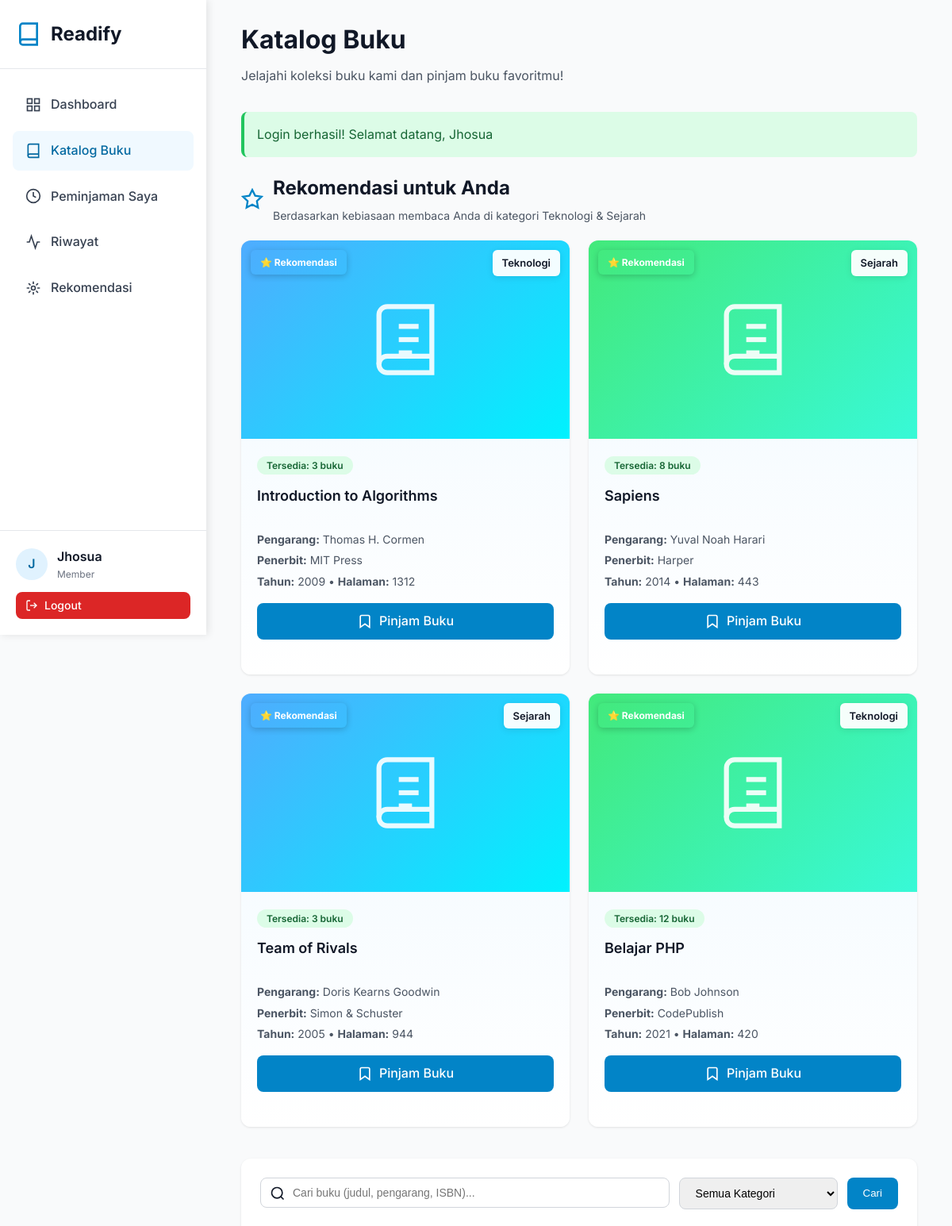
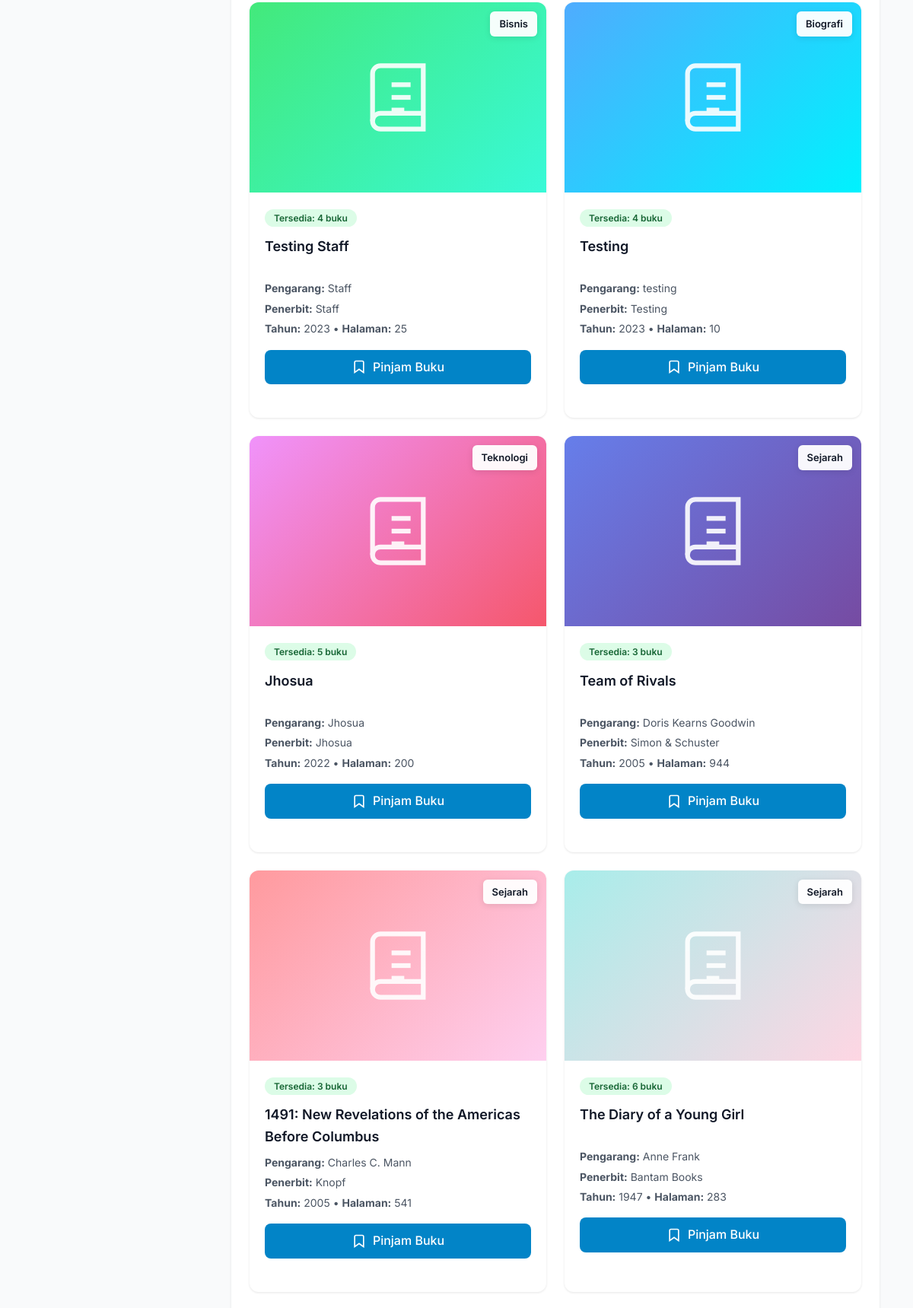
Screenshot of /pages/member/books.php (signed in, upper part) with the database file from the repository (2 pictures, top to bottom).
### tables this page shows
CREATE TABLE `users` (
  `id` int NOT NULL AUTO_INCREMENT,
  `name` varchar(100) NOT NULL,
  `email` varchar(100) NOT NULL,
  `phone` varchar(20) DEFAULT NULL,
  `password` varchar(255) NOT NULL,
  `role` enum('admin','staff','member') DEFAULT 'member',
  `created_at` timestamp NULL DEFAULT CURRENT_TIMESTAMP,
  `updated_at` timestamp NULL DEFAULT CURRENT_TIMESTAMP ON UPDATE CURRENT_TIMESTAMP,
  PRIMARY KEY (`id`),
  UNIQUE KEY `email` (`email`)
);

CREATE TABLE `books` (
  `id` int NOT NULL AUTO_INCREMENT,
  `isbn` varchar(20) NOT NULL,
  `title` varchar(255) NOT NULL,
  `author` varchar(100) NOT NULL,
  `publisher` varchar(100) DEFAULT NULL,
  `year` year DEFAULT NULL,
  `category_id` int DEFAULT NULL,
  `stock` int DEFAULT '0',
  `pages` int DEFAULT NULL,
  `description` text,
  `cover_image` varchar(255) DEFAULT NULL,
  `created_at` timestamp NULL DEFAULT CURRENT_TIMESTAMP,
  `updated_at` timestamp NULL DEFAULT CURRENT_TIMESTAMP ON UPDATE CURRENT_TIMESTAMP,
  PRIMARY KEY (`id`),
  UNIQUE KEY `isbn` (`isbn`),
  KEY `category_id` (`category_id`),
  KEY `idx_title` (`title`),
  KEY `idx_author` (`author`),
  KEY `idx_isbn` (`isbn`),
  CONSTRAINT `books_ibfk_1` FOREIGN KEY (`category_id`) REFERENCES `categories` (`id`) ON DELETE SET NULL
);

CREATE TABLE `categories` (
  `id` int NOT NULL AUTO_INCREMENT,
  `name` varchar(50) NOT NULL,
  `description` text,
  `created_at` timestamp NULL DEFAULT CURRENT_TIMESTAMP,
  PRIMARY KEY (`id`),
  UNIQUE KEY `name` (`name`)
);

### pages/member/books.php (the view, shortened to what the rows shown need)
<?php
require_once '../../config/config.php';
$user = getCurrentUser();
$db = new Database();
$member = $db->fetchOne("SELECT * FROM members WHERE email = ?", [$user['email']]);
$page = isset($_GET['page']) ? (int)$_GET['page'] : 1;
$offset = ($page - 1) * ITEMS_PER_PAGE;
$params = [];
$whereClause = " WHERE 1=1";
$booksQuery = "
    SELECT b.*, c.name as category_name
    FROM books b
    LEFT JOIN categories c ON b.category_id = c.id
    $whereClause
    ORDER BY b.id DESC
    LIMIT ? OFFSET ?
";
$params[] = ITEMS_PER_PAGE;
$params[] = $offset;
$books = $db->fetchAll($booksQuery, $params);
include_once '../../includes/header.php';
?>
<div class="sidebar">
    <div class="sidebar-logo">
        <h1>Readify</h1>
    </div>
    <div class="sidebar-user">
        <div class="user-info">
            <div class="user-avatar"><?php echo strtoupper(substr($user['name'], 0, 1)); ?></div>
            <div>
                <div class="user-name"><?php echo htmlspecialchars($user['name']); ?></div>
                <div class="user-role">Member</div>
            </div>
        </div>
    </div>
</div>
<div class="main-content">
    <div class="container">
        <h1 class="page-title" style="font-size: 32px; font-weight: 700; margin-bottom: 8px;">Katalog Buku</h1>
        <?php if ($member): ?>
            <?php
            $topCategories = $db->fetchAll("
                SELECT c.id, c.name, COUNT(*) as borrow_count
                FROM loans l
                INNER JOIN books b ON l.book_id = b.id
                INNER JOIN categories c ON b.category_id = c.id
                WHERE l.member_id = ?
                GROUP BY c.id, c.name
                ORDER BY borrow_count DESC
                LIMIT 2
            ", [$member['id']]);
            if (!empty($topCategories)):
                $categoryIds = array_column($topCategories, 'id');
                $placeholders = implode(',', array_fill(0, count($categoryIds), '?'));
                $borrowedIds = $db->fetchAll("
                    SELECT DISTINCT book_id
                    FROM loans
                    WHERE member_id = ?
                ", [$member['id']]);
                $excludeIds = array_column($borrowedIds, 'book_id');
                $excludeIds[] = 0;
                $excludePlaceholders = implode(',', array_fill(0, count($excludeIds), '?'));
                $recommended = $db->fetchAll("
                    SELECT b.*, c.name as category_name
                    FROM books b
                    LEFT JOIN categories c ON b.category_id = c.id
                    WHERE b.category_id IN ($placeholders)
                    AND b.id NOT IN ($excludePlaceholders)
                    AND b.stock > 0
                    ORDER BY RAND()
                    LIMIT 4
                ", array_merge($categoryIds, $excludeIds));
                if (!empty($recommended)):
            ?>
                <div style="margin-bottom: 40px;">
                    <div style="display: flex; align-items: center; gap: 12px; margin-bottom: 20px;">
                        <div>
                            <h2 style="font-size: 24px; font-weight: 700; margin: 0; color: var(--gray-900);">Rekomendasi untuk Anda</h2>
                        </div>
                    </div>
                    <div style="display: grid; grid-template-columns: repeat(auto-fill, minmax(280px, 1fr)); gap: 24px;">
                        <?php foreach ($recommended as $book): ?>
                            <div class="card" style="padding: 0; overflow: hidden; height: 100%; border: 2px solid var(--primary-200); background: linear-gradient(to bottom, var(--primary-50), white);">
                                <?php
                                $colors = [
                                    ['from' => '#667eea', 'to' => '#764ba2'],
                                    ['from' => '#f093fb', 'to' => '#f5576c'],
                                    ['from' => '#4facfe', 'to' => '#00f2fe'],
                                    ['from' => '#43e97b', 'to' => '#38f9d7'],
                                    ['from' => '#fa709a', 'to' => '#fee140'],
                                    ['from' => '#30cfd0', 'to' => '#330867'],
                                ];
                                $colorPair = $colors[$book['id'] % count($colors)];
                                ?>
                                <div style="height: 250px; background: linear-gradient(135deg, <?php echo $colorPair['from']; ?>, <?php echo $colorPair['to']; ?>); position: relative; overflow: hidden; display: flex; align-items: center; justify-content: center;">
                                    <div style="position: absolute; top: 12px; left: 12px; background: var(--warning-500); color: white; padding: 6px 12px; border-radius: 6px; font-size: 12px; font-weight: 700; box-shadow: 0 2px 8px rgba(0,0,0,0.2);">
                                        ⭐ Rekomendasi
                                    </div>
                                    <div style="position: absolute; top: 12px; right: 12px; background: rgba(255,255,255,0.95); padding: 6px 12px; border-radius: 6px; font-size: 13px; font-weight: 600; box-shadow: 0 2px 8px rgba(0,0,0,0.1);">
                                        <?php echo htmlspecialchars($book['category_name'] ?? 'Umum'); ?>
                                    </div>
                                </div>
                                <div style="padding: 20px;">
                                    <div style="margin-bottom: 12px;">
                                        <span class="badge <?php echo $book['stock'] == 0 ? 'badge-danger' : ($book['stock'] <= 2 ? 'badge-warning' : 'badge-success'); ?>">
                                            <?php if($book['stock'] == 0): ?>
                                                Habis
                                            <?php else: ?>
                                                Tersedia: <?php echo $book['stock']; ?> buku
                                            <?php endif; ?>
                                        </span>
                                    </div>
                                    <h3 style="font-size: 18px; font-weight: 600; margin-bottom: 8px; color: var(--gray-900); min-height: 50px;">
                                        <?php echo htmlspecialchars($book['title']); ?>
                                    </h3>
                                    <p style="color: var(--gray-600); font-size: 14px; margin-bottom: 4px;">
                                        <strong>Pengarang:</strong> <?php echo htmlspecialchars($book['author']); ?>
                                    </p>
                                    <p style="color: var(--gray-600); font-size: 14px; margin-bottom: 4px;">
                                        <strong>Penerbit:</strong> <?php echo htmlspecialchars($book['publisher']); ?>
                                    </p>
                                    <p style="color: var(--gray-600); font-size: 14px; margin-bottom: 16px;">
                                        <strong>Tahun:</strong> <?php echo $book['year']; ?> •
                                        <strong>Halaman:</strong> <?php echo $book['pages']; ?>
                                    </p>
                                    <a href="borrow.php?book_id=<?php echo $book['id']; ?>"
                                       class="btn btn-primary"
                                       style="width: 100%; justify-content: center;">
                                        <svg width="20" height="20" viewBox="0 0 24 24" fill="none" stroke="currentColor" stroke-width="2">
                                            <path d="M19 21l-7-5-7 5V5a2 2 0 0 1 2-2h10a2 2 0 0 1 2 2z"></path>
                                        </svg>
                                        Pinjam Buku
                                    </a>
                                </div>
                            </div>
                        <?php endforeach; ?>
                    </div>
                </div>
            <?php
                endif;
            endif;
            ?>
        <?php endif; ?>
        <div class="card">
            <?php if (empty($books)): ?>
                <p style="text-align: center; padding: 60px 20px; color: var(--gray-500);">
                    Tidak ada buku ditemukan
                </p>
            <?php else: ?>
                <div style="display: grid; grid-template-columns: repeat(auto-fill, minmax(280px, 1fr)); gap: 24px;">
                    <?php foreach ($books as $book): ?>
                        <div class="card" style="padding: 0; overflow: hidden; height: 100%;">
                            <?php
                            $colors = [
                                ['from' => '#667eea', 'to' => '#764ba2'],
                                ['from' => '#f093fb', 'to' => '#f5576c'],
                                ['from' => '#4facfe', 'to' => '#00f2fe'],
                                ['from' => '#43e97b', 'to' => '#38f9d7'],
                                ['from' => '#fa709a', 'to' => '#fee140'],
                                ['from' => '#30cfd0', 'to' => '#330867'],
                                ['from' => '#a8edea', 'to' => '#fed6e3'],
                                ['from' => '#ff9a9e', 'to' => '#fecfef']
                            ];
                            $colorPair = $colors[$book['id'] % count($colors)];
                            ?>
                            <div style="height: 250px; background: linear-gradient(135deg, <?php echo $colorPair['from']; ?>, <?php echo $colorPair['to']; ?>); position: relative; overflow: hidden; display: flex; align-items: center; justify-content: center;">
                                <div style="position: absolute; top: 12px; right: 12px; background: rgba(255,255,255,0.95); padding: 6px 12px; border-radius: 6px; font-size: 13px; font-weight: 600; box-shadow: 0 2px 8px rgba(0,0,0,0.1);">
                                    <?php echo htmlspecialchars($book['category_name'] ?? 'Umum'); ?>
                                </div>
                            </div>
                            <div style="padding: 20px;">
                                <div style="margin-bottom: 12px;">
                                    <span class="badge <?php echo $book['stock'] == 0 ? 'badge-danger' : ($book['stock'] <= 2 ? 'badge-warning' : 'badge-success'); ?>">
                                        <?php if($book['stock'] == 0): ?>
                                            Habis
                                        <?php else: ?>
                                            Tersedia: <?php echo $book['stock']; ?> buku
                                        <?php endif; ?>
                                    </span>
                                </div>
                                <h3 style="font-size: 18px; font-weight: 600; margin-bottom: 8px; color: var(--gray-900); min-height: 50px;">
                                    <?php echo htmlspecialchars($book['title']); ?>
                                </h3>
                                <p style="color: var(--gray-600); font-size: 14px; margin-bottom: 4px;">
                                    <strong>Pengarang:</strong> <?php echo htmlspecialchars($book['author']); ?>
                                </p>
                                <p style="color: var(--gray-600); font-size: 14px; margin-bottom: 4px;">
                                    <strong>Penerbit:</strong> <?php echo htmlspecialchars($book['publisher']); ?>
                                </p>
                                <p style="color: var(--gray-600); font-size: 14px; margin-bottom: 16px;">
                                    <strong>Tahun:</strong> <?php echo $book['year']; ?> •
                                    <strong>Halaman:</strong> <?php echo $book['pages']; ?>
                                </p>
                                <?php if ($member): ?>
                                    <a href="borrow.php?book_id=<?php echo $book['id']; ?>"
                                       class="btn btn-primary"
                                       style="width: 100%; justify-content: center;">
                                        <svg width="20" height="20" viewBox="0 0 24 24" fill="none" stroke="currentColor" stroke-width="2">
                                            <path d="M19 21l-7-5-7 5V5a2 2 0 0 1 2-2h10a2 2 0 0 1 2 2z"></path>
                                        </svg>
                                        Pinjam Buku
                                    </a>
                                <?php else: ?>
                                    <button class="btn btn-secondary" style="width: 100%; justify-content: center;" disabled>
                                        Daftar Dulu untuk Pinjam
                                    </button>
                                <?php endif; ?>
                            </div>
                        </div>
                    <?php endforeach; ?>
                </div>
            <?php endif; ?>
        </div>
    </div>
</div>
<?php include_once '../../includes/footer.php'; ?>

### rows the page displays
users: name "J", name "Jhosua"
books: category.name "Teknologi", stock "3", title "Introduction to Algorithms", author "Thomas H. Cormen", publisher "MIT Press", year "2009", pages "1312"
books: category.name "Sejarah", stock "8", title "Sapiens", author "Yuval Noah Harari", publisher "Harper", year "2014", pages "443"
books: category.name "Sejarah", stock "3", title "Team of Rivals", author "Doris Kearns Goodwin", publisher "Simon & Schuster", year "2005", pages "944"
books: category.name "Teknologi", stock "12", title "Belajar PHP", author "Bob Johnson", publisher "CodePublish", year "2021", pages "420"
books: category.name "Bisnis", stock "4", title "Testing Staff", author "Staff", publisher "Staff", year "2023", pages "25"
books: category.name "Biografi", stock "4", title "Testing", author "testing", publisher "Testing", year "2023", pages "10"
books: category.name "Teknologi", stock "5", title "Jhosua", author "Jhosua", publisher "Jhosua", year "2022", pages "200"
books: category.name "Sejarah", stock "3", title "1491: New Revelations of the Americas Before Columbus", author "Charles C. Mann", publisher "Knopf", year "2005", pages "541"
books: category.name "Sejarah", stock "6", title "The Diary of a Young Girl", author "Anne Frank", publisher "Bantam Books", year "1947", pages "283"

### other values shown
$flash['message'] "Login berhasil! Selamat datang, Jhosua"
implode(' & ', array_column($topCategories, 'name')) "Teknologi & Sejarah"
